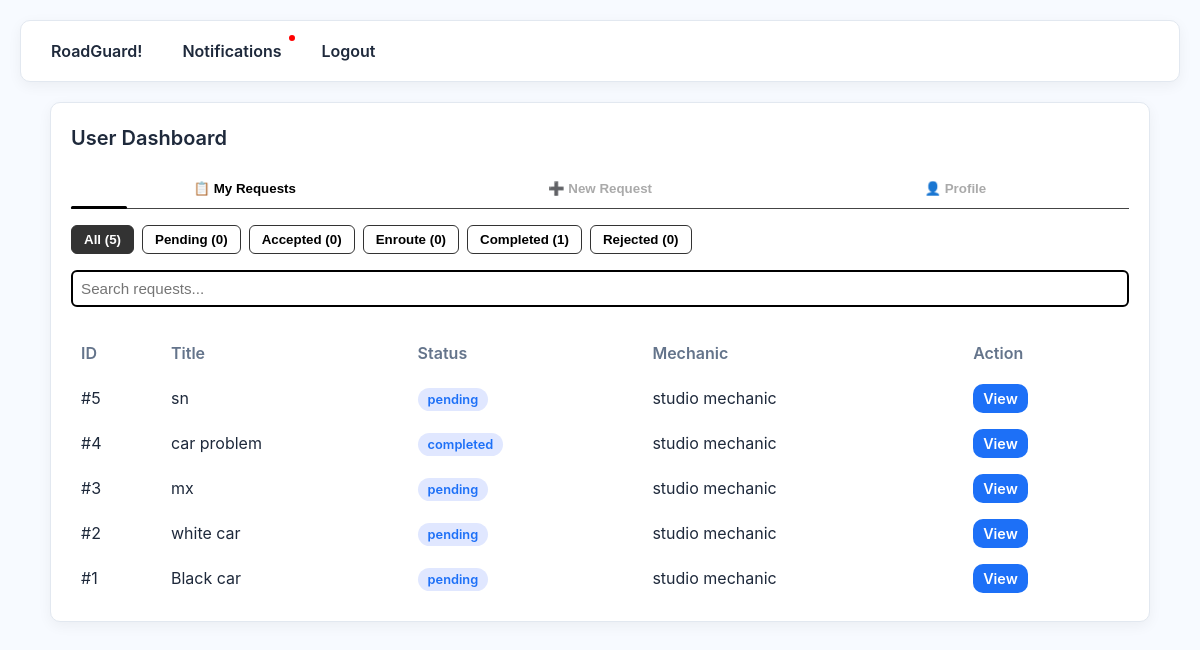
Page /user/dashboard (signed in) on the earlier database version.
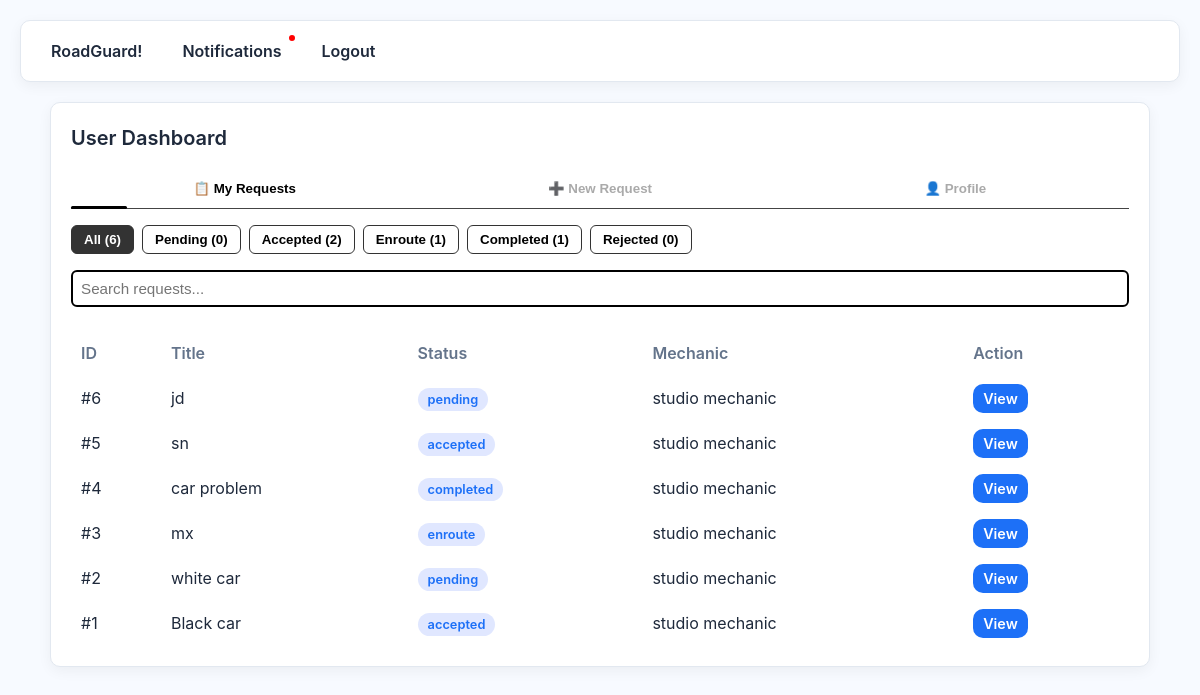
Same page on the later database version.
### app.py (models this page shows)
class ServiceRequest(db.Model):
    id = db.Column(db.Integer, primary_key=True)
    user_id = db.Column(db.Integer, db.ForeignKey('user.id'))
    title = db.Column(db.String(200))
    description = db.Column(db.Text)
    lat = db.Column(db.Float)
    lng = db.Column(db.Float)
    status = db.Column(db.String(50), default='submitted')
    created_at = db.Column(db.DateTime, default=datetime.utcnow)
    assigned_mechanic_id = db.Column(db.Integer, db.ForeignKey('user.id'), nullable=True)
    mechanic_response = db.Column(db.Text, nullable=True)
    user = db.relationship("User", foreign_keys=[user_id], backref="requests_made")
    mechanic = db.relationship("User", foreign_keys=[assigned_mechanic_id], backref="requests_taken")

class User(UserMixin, db.Model):
    id = db.Column(db.Integer, primary_key=True)
    name = db.Column(db.String(120))
    email = db.Column(db.String(120), unique=True)
    password = db.Column(db.String(120))
    role = db.Column(db.String(20), default=Role.USER.value)
    phone = db.Column(db.String(20))

### app.py (the view)
@app.route('/user/dashboard')
@login_required
def user_dashboard():
    if current_user.role != Role.USER.value:
        flash("Unauthorized",'danger')
        return redirect(url_for('index'))
    requests = ServiceRequest.query.filter_by(user_id=current_user.id).order_by(ServiceRequest.created_at.desc()).all()
    return render_template('user_dashboard.html', requests=requests)

### app.py (called while the page is built)
@login_manager.user_loader
def load_user(user_id):
    return User.query.get(int(user_id))

### templates/user_dashboard.html (shortened to what this page needs)
{% extends 'layout.html' %}
{% block content %}
<div class="card fade-in">
  <h2>User Dashboard</h2>
  <div class="tabs-container mt-16">
    <div class="tabs">
      <button class="tab-btn active" onclick="openTab(event, 'requests')">📋 My Requests</button>
      <button class="tab-btn" onclick="openTab(event, 'new')">➕ New Request</button>
      <button class="tab-btn" onclick="openTab(event, 'profile')">👤 Profile</button>
    </div>
    <div class="tab-underline"></div>
  </div>
  <div id="requests" class="tab-content active mt-16">
    {% if requests %}
      <div class="status-tabs mb-4">
        <button class="status-tab active" onclick="filterStatus('all')">All ({{ requests|length }})</button>
        <button class="status-tab" onclick="filterStatus('submitted')">Pending ({{ requests|selectattr('status','equalto','submitted')|list|length }})</button>
        <button class="status-tab" onclick="filterStatus('accepted')">Accepted ({{ requests|selectattr('status','equalto','accepted')|list|length }})</button>
        <button class="status-tab" onclick="filterStatus('enroute')">Enroute ({{ requests|selectattr('status','equalto','enroute')|list|length }})</button>
        <button class="status-tab" onclick="filterStatus('completed')">Completed ({{ requests|selectattr('status','equalto','completed')|list|length }})</button>
        <button class="status-tab" onclick="filterStatus('rejected')">Rejected ({{ requests|selectattr('status','equalto','rejected')|list|length }})</button>
      </div>
      <div class="mb-4">
        <input type="text" id="searchInput" placeholder="Search requests..." class="search-input" onkeyup="filterTable()">
      </div>
      <div class="table-wrapper">
        <table class="request-table">
          <thead>
            <tr>
              <th>ID</th>
              <th>Title</th>
              <th>Status</th>
              <th>Mechanic</th>
              <th>Action</th>
            </tr>
          </thead>
          <tbody id="requestTableBody">
            {% for r in requests %}
            <tr data-status="{{ r.status|lower }}">
              <td>#{{ r.id }}</td>
              <td>{{ r.title }}</td>
              <td><span class="badge {{ r.status|lower }}">{{ r.status }}</span></td>
              <td>{% if r.mechanic %}{{ r.mechanic.name }}{% else %}-{% endif %}</td>
              <td><a href="{{ url_for('request_detail', req_id=r.id) }}" class="btn small no-underline">View</a></td>
            </tr>
            {% endfor %}
          </tbody>
        </table>
      </div>
    {% else %}
      <div class="empty">No requests yet.</div>
    {% endif %}
  </div>
</div>
<link rel="stylesheet" href="https://unpkg.com/leaflet/dist/leaflet.css" />
{% endblock %}

### templates/layout.html (shortened to what this page needs)
<!doctype html>
<html>
<head>
  <link rel="stylesheet" href="{{ url_for('static', filename='style.css') }}">
  <link rel="stylesheet" href="https://unpkg.com/leaflet@1.9.4/dist/leaflet.css" />
</head>
<body>
  <nav class="topnav">
    <a href="{{ url_for('index') }}">RoadGuard!</a>
    {% if current_user.is_authenticated %}
      <a href="{{ url_for('notifications') }}" class="notification-link">
        Notifications
        {% if current_user.notifications|length > 0 %}
          <span class="red-dot"></span>
        {% endif %}
      </a>
      <a href="{{ url_for('logout') }}">Logout</a>
    {% else %}
      <a href="{{ url_for('login') }}">Login</a>
      <a href="{{ url_for('register') }}">Register</a>
    {% endif %}
  </nav>
  <div class="container">
    {% block content %}{% endblock %}
  </div>
</body>
</html>

### static/style.css (style rules this page uses)
:root { --bg: #f7faff; --card: #ffffff; --border: #e2e8f0; --text: #1e293b; --muted: #64748b; --blue: #1d70f7; --blue-hover: #155fd1; --radius: 10px; --shadow: 0 4px 14px rgba(0,0,0,0.05); --max-width: 1100px; font-size: 16px; }
* { box-sizing: border-box; margin: 0; padding: 0; }
body { font-family: 'Inter', sans-serif; background: var(--bg); color: var(--text); line-height: 1.5; padding: 20px; }
.container { max-width: var(--max-width); margin: auto; }
.topnav { display: flex; gap: 20px; padding: 12px 20px; background: #fff; border: 1px solid var(--border); border-radius: var(--radius); box-shadow: var(--shadow); margin-bottom: 20px; }
.topnav a { color: var(--text); text-decoration: none; font-weight: 600; padding: 6px 10px; border-radius: 6px; transition: background 0.2s; }
.card { background: var(--card); border: 1px solid var(--border); border-radius: var(--radius); padding: 20px; box-shadow: var(--shadow); margin-bottom: 20px; }
h1,h2,h3 { margin-bottom: 12px; font-weight: 600; }
h2 { font-size: 1.25rem; color: var(--text); }
.btn { background: var(--blue); color: #fff; padding: 10px 14px; border: none; border-radius: var(--radius); cursor: pointer; font-weight: 600; transition: background 0.2s; }
.btn.small { padding: 6px 10px; font-size: 0.9rem; }
input, select, textarea { width: 100%; padding: 10px; border: 1px solid var(--border); border-radius: var(--radius); font-size: 0.95rem; margin-bottom: 14px; transition: border-color 0.2s, box-shadow 0.2s; }
.badge { padding: 4px 10px; border-radius: 999px; font-size: 0.8rem; font-weight: 600; background: #e0e7ff; color: var(--blue); }
.table-wrapper { overflow-x: auto; }
table { width: 100%; border-collapse: collapse; margin-top: 10px; }
table th, table td { padding: 10px; text-align: left; border-bottom: 1px solid var(--border); }
table th { font-weight: 600; color: var(--muted); }
.mt-16 { margin-top: 16px; }

### templates/layout.html (style rules this page uses)
.notification-link { position: relative; display: inline-block; }
.red-dot { position: absolute; top: 0; right: -6px; width: 10px; height: 10px; background-color: red; border-radius: 50%; border: 2px solid white; }

### templates/user_dashboard.html (style rules this page uses)
.tabs-container { position: relative; margin-bottom: 16px; }
.tabs { display:flex; gap:8px; border-bottom:1px solid #444; }
.tab-btn { flex:1; padding:12px 0; background:transparent; border:none; cursor:pointer; font-weight:600; color:#aaa; text-align:center; transition:all 0.3s; }
.tab-btn.active { color:#000; }
.tab-underline { position:absolute; bottom:0; left:0; height:3px; background:#000; transition: all 0.3s ease; border-radius:2px; }
.status-tabs { display:flex; gap:8px; flex-wrap:wrap; margin-bottom:16px; }
.status-tab { padding:6px 12px; border:1px solid #333; border-radius:6px; background:transparent; cursor:pointer; font-weight:600; transition: all 0.2s; }
.status-tab.active { background:#333; color:#fff; }
.table-wrapper { overflow-x:auto; }
.request-table { width:100%; border-collapse: collapse; }
.request-table th, .request-table td { padding:10px; border-bottom:1px solid rgba(255,255,255,0.1); text-align:left; }
.request-table th { background:rgba(255,255,255,0.02); }
.no-underline { text-decoration:none; }
.search-input { width:100%; padding:8px; border:2px solid black; border-radius:6px; background:var(--bg-alt); color:var(--text); }

Differences in the rows shown:
added ServiceRequest: id "6", title "jd", status "pending", mechanic.name "studio mechanic"
changed ServiceRequest "sn": status "pending" → "accepted"
changed ServiceRequest "mx": status "pending" → "enroute"
changed ServiceRequest "Black car": status "pending" → "accepted"
Other differences:
{{ requests|length }}: "5" → "6"
{{ requests|selectattr('status','equalto','accepted')|list|length }}: "0" → "2"
{{ requests|selectattr('status','equalto','enroute')|list|length }}: "0" → "1"
